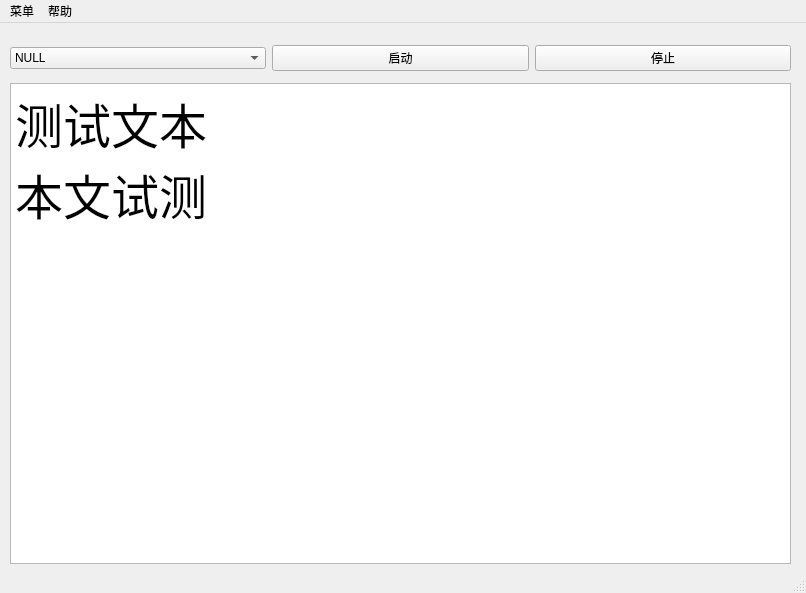
<?xml version="1.0" encoding="UTF-8"?>
<ui version="4.0">
 <class>MainWindow</class>
 <widget class="QMainWindow" name="MainWindow">
  <property name="geometry">
   <rect>
    <x>0</x>
    <y>0</y>
    <width>806</width>
    <height>593</height>
   </rect>
  </property>
  <property name="windowTitle">
   <string>MainWindow</string>
  </property>
  <widget class="QWidget" name="centralwidget">
   <widget class="QWidget" name="horizontalLayoutWidget">
    <property name="geometry">
     <rect>
      <x>10</x>
      <y>10</y>
      <width>781</width>
      <height>51</height>
     </rect>
    </property>
    <layout class="QHBoxLayout" name="horizontalLayout">
     <item>
      <widget class="QComboBox" name="comboBox">
       <item>
        <property name="text">
         <string>NULL</string>
        </property>
       </item>
       <item>
        <property name="text">
         <string>暴风龙头</string>
        </property>
       </item>
       <item>
        <property name="text">
         <string>哈卡</string>
        </property>
       </item>
       <item>
        <property name="text">
         <string>风歌花</string>
        </property>
       </item>
      </widget>
     </item>
     <item>
      <widget class="QPushButton" name="pushButton">
       <property name="text">
        <string>启动</string>
       </property>
      </widget>
     </item>
     <item>
      <widget class="QPushButton" name="pushButton_2">
       <property name="text">
        <string>停止</string>
       </property>
      </widget>
     </item>
    </layout>
   </widget>
   <widget class="QTextBrowser" name="textBrowser">
    <property name="geometry">
     <rect>
      <x>10</x>
      <y>60</y>
      <width>781</width>
      <height>481</height>
     </rect>
    </property>
    <property name="font">
     <font>
      <family>Adobe Devanagari</family>
      <pointsize>22</pointsize>
     </font>
    </property>
    <property name="html">
     <string>&lt;!DOCTYPE HTML PUBLIC &quot;-//W3C//DTD HTML 4.0//EN&quot; &quot;http://www.w3.org/TR/REC-html40/strict.dtd&quot;&gt;
&lt;html&gt;&lt;head&gt;&lt;meta name=&quot;qrichtext&quot; content=&quot;1&quot; /&gt;&lt;style type=&quot;text/css&quot;&gt;
p, li { white-space: pre-wrap; }
&lt;/style&gt;&lt;/head&gt;&lt;body style=&quot; font-family:'Adobe Devanagari'; font-size:22pt; font-weight:400; font-style:normal;&quot;&gt;
&lt;p style=&quot; margin-top:0px; margin-bottom:0px; margin-left:0px; margin-right:0px; -qt-block-indent:0; text-indent:0px;&quot;&gt;&lt;span style=&quot; font-family:'SimSun'; font-size:36pt;&quot;&gt;测试文本&lt;/span&gt;&lt;/p&gt;
&lt;p style=&quot; margin-top:0px; margin-bottom:0px; margin-left:0px; margin-right:0px; -qt-block-indent:0; text-indent:0px;&quot;&gt;&lt;span style=&quot; font-family:'SimSun'; font-size:36pt;&quot;&gt;本文试测&lt;/span&gt;&lt;/p&gt;&lt;/body&gt;&lt;/html&gt;</string>
    </property>
   </widget>
  </widget>
  <widget class="QMenuBar" name="menubar">
   <property name="geometry">
    <rect>
     <x>0</x>
     <y>0</y>
     <width>806</width>
     <height>23</height>
    </rect>
   </property>
   <widget class="QMenu" name="menu">
    <property name="title">
     <string>菜单</string>
    </property>
    <addaction name="action_KEY"/>
    <addaction name="action_3"/>
    <addaction name="separator"/>
    <addaction name="action_5"/>
   </widget>
   <widget class="QMenu" name="menu_2">
    <property name="title">
     <string>帮助</string>
    </property>
    <addaction name="action_2"/>
   </widget>
   <addaction name="menu"/>
   <addaction name="menu_2"/>
  </widget>
  <widget class="QStatusBar" name="statusbar"/>
  <action name="action_KEY">
   <property name="text">
    <string>设置通信KEY</string>
   </property>
  </action>
  <action name="action">
   <property name="text">
    <string>设置匹配图片</string>
   </property>
  </action>
  <action name="action_2">
   <property name="text">
    <string>使用说明</string>
   </property>
  </action>
  <action name="action_3">
   <property name="text">
    <string>测试通讯</string>
   </property>
  </action>
  <action name="action_5">
   <property name="text">
    <string>初始化</string>
   </property>
  </action>
 </widget>
 <resources/>
 <connections/>
</ui>
